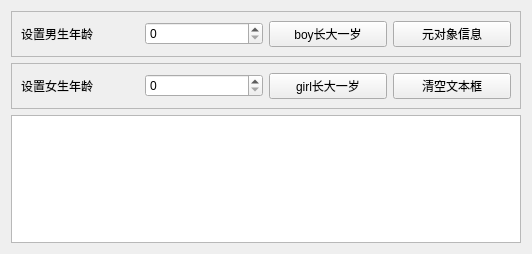
<?xml version="1.0" encoding="UTF-8"?>
<ui version="4.0">
 <class>Widget</class>
 <widget class="QWidget" name="Widget">
  <property name="geometry">
   <rect>
    <x>0</x>
    <y>0</y>
    <width>532</width>
    <height>254</height>
   </rect>
  </property>
  <property name="windowTitle">
   <string>Widget</string>
  </property>
  <layout class="QVBoxLayout" name="verticalLayout">
   <item>
    <widget class="QFrame" name="frame">
     <property name="frameShape">
      <enum>QFrame::StyledPanel</enum>
     </property>
     <property name="frameShadow">
      <enum>QFrame::Raised</enum>
     </property>
     <layout class="QHBoxLayout" name="horizontalLayout">
      <item>
       <widget class="QLabel" name="label_boy">
        <property name="text">
         <string>设置男生年龄</string>
        </property>
        <property name="buddy">
         <cstring>spinBox</cstring>
        </property>
       </widget>
      </item>
      <item>
       <widget class="QSpinBox" name="spinBox"/>
      </item>
      <item>
       <widget class="QPushButton" name="btn_boy">
        <property name="text">
         <string>boy长大一岁</string>
        </property>
       </widget>
      </item>
      <item>
       <widget class="QPushButton" name="btn_mate_info">
        <property name="text">
         <string>元对象信息</string>
        </property>
       </widget>
      </item>
     </layout>
    </widget>
   </item>
   <item>
    <widget class="QFrame" name="frame_2">
     <property name="frameShape">
      <enum>QFrame::StyledPanel</enum>
     </property>
     <property name="frameShadow">
      <enum>QFrame::Raised</enum>
     </property>
     <layout class="QHBoxLayout" name="horizontalLayout_2">
      <item>
       <widget class="QLabel" name="label_girl">
        <property name="text">
         <string>设置女生年龄</string>
        </property>
        <property name="buddy">
         <cstring>spinBox_2</cstring>
        </property>
       </widget>
      </item>
      <item>
       <widget class="QSpinBox" name="spinBox_2"/>
      </item>
      <item>
       <widget class="QPushButton" name="btn_girl">
        <property name="text">
         <string>girl长大一岁</string>
        </property>
       </widget>
      </item>
      <item>
       <widget class="QPushButton" name="btn_clear_plt">
        <property name="text">
         <string>清空文本框</string>
        </property>
       </widget>
      </item>
     </layout>
    </widget>
   </item>
   <item>
    <widget class="QPlainTextEdit" name="plt"/>
   </item>
  </layout>
 </widget>
 <resources/>
 <connections/>
</ui>
